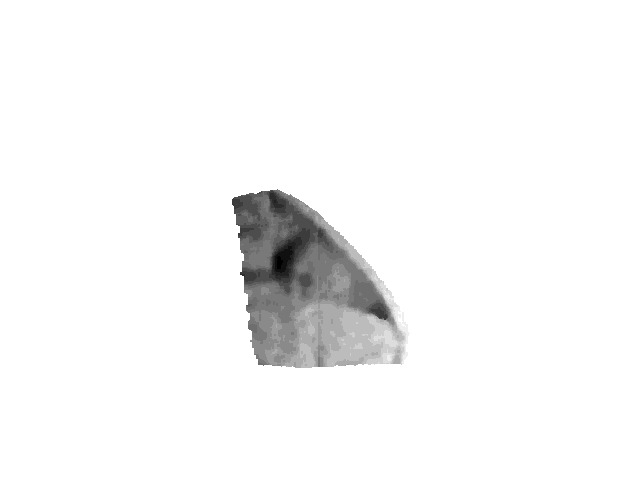
#> input picture data/20150625_2/dishcloth01_1_fold.ppm-bw.png, 640 x 480 px; its folder holds only this picture in this run
$ python testSuperpixels.py
#> lines starting #> are read from the running program, lines starting #| are printed output that depends on the picture; after the words box and inside, x2 and y2 are one past the last pixel; in counts of white or black regions, pixels touching at a corner belong together
### Superpixels.py
import numpy as np
from skimage.measure import moments
from skimage.measure import label, regionprops
import operator

__author__ = 'def', 'smorante'


# [22 lines left out: functions get_masks_slic, get_average_regions, not called in this run]

def get_average_slic(image, slic_image):
    """ Returns an image with the median value for each superpixel """
    labels = np.unique(slic_image)
    avg = np.zeros(slic_image.shape, np.uint8)

    for label in labels:
        avg_value = np.median(np.extract(slic_image == label,image))
        avg = np.where(slic_image == label, int(avg_value), avg)

    return avg

def get_highest_superpixel(image):
    """ Returns the superpixel with the lowest value (highest in the point cloud) """
    labels = np.unique(image)
    lowest_value = labels[np.unravel_index(labels.argmin(), labels.shape)]
    return np.where(image<=lowest_value, 255, 0).astype(np.uint8)

def get_highest_point_with_superpixels(image):
    labels = np.unique(image)
    lowest_value = labels[np.unravel_index(labels.argmin(), labels.shape)]
    blobs = np.where(image<=lowest_value, 255, 0).astype(np.uint8)
    label_img = label(blobs)
    regions = regionprops(label_img)
    max_index, max_value = max(enumerate([props.area for props in regions]), key=operator.itemgetter(1))
    return regions[max_index].centroid

def get_centroid(image):
    m = moments(image)
    return (m[0, 1] / m[0, 0], m[1, 0] / m[0, 0])


def line_sampling_points(p1, p2, step):
    # Order points:
    if p1[0] <= p2[0]:
        start = p1
        end = p2
        inverted = False
    else:
        start = p2
        end = p1
        inverted = True

    # Find line slope and length
    slope = np.true_divide(end[1] - start[1], end[0] - start[0])
    length = np.sqrt(np.power(end[1] - start[1], 2) + np.power(end[0] - start[0], 2))
    num_samples = int(length / step)
    print 'Slope: %f Length: %f Num samples: %f' % (slope, length, num_samples)
    # Obtain points to sample
    x = np.linspace(start[0], end[0], num_samples)
    y = (x-start[0]) * slope + start[1]

    if not inverted:
        return x, y
    else:
        return x[::-1], y[::-1]


def line_sampling(image, p1, p2, step):
    x, y = line_sampling_points(p1, p2, step)
    # print image.shape
    if len(image.shape) == 3:
        return [ image[int(j), int(i), :] for i, j in zip(x, y)]
    else:
        return [ image[int(j), int(i)] for i, j in zip(x, y)]

### testSuperpixels.py
from __future__ import print_function

import matplotlib.pyplot as plt
import numpy as np

from skimage.data import lena
from skimage.segmentation import felzenszwalb, slic, quickshift
from skimage.segmentation import mark_boundaries
from skimage.util import img_as_float
from skimage import io
from skimage.color import gray2rgb
import glob, os

from Superpixels import *

images = glob.glob(os.path.join('./data/20150625_2', '*.png'))

for name in images:
    img_src = io.imread(name)
#> img_src is the input picture: shape (480, 640); min 0, max 255, mean 246.3
    img = gray2rgb(img_src)
    img = img_as_float(img[::2, ::2])

    segments_fz = felzenszwalb(img, scale=100, sigma=0.5, min_size=50)
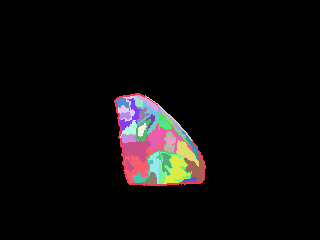
#> segments_fz: shape (240, 320) int64; 38 distinct labels, from 0 to 37; one colour per label, 0 black
    segments_slic = slic(img, n_segments=250, compactness=10, sigma=1, min_size_factor=200)
#> segments_slic: shape (240, 320) int64; every value is 1
    segments_quick = quickshift(img, kernel_size=3, max_dist=6, ratio=0.5)
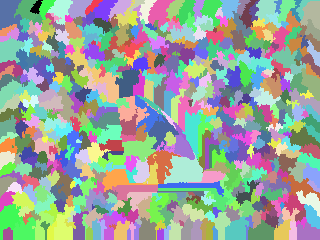
#> segments_quick: shape (240, 320) int64; 565 distinct labels, from 0 to 564; one colour per label, 0 black

    print("Felzenszwalb's number of segments: %d" % len(np.unique(segments_fz)))
#| Felzenszwalb's number of segments: 38
    print("Slic number of segments: %d" % len(np.unique(segments_slic)))
#| Slic number of segments: 1
    print("Quickshift number of segments: %d" % len(np.unique(segments_quick)))
#| Quickshift number of segments: 565


    fig, ax = plt.subplots(2, 2)
    fig.set_size_inches(8, 3, forward=True)
    fig.subplots_adjust(0.05, 0.05, 0.95, 0.95, 0.05, 0.05)

    ax[0][0].imshow(img_src[::2, ::2], cmap=plt.cm.gray)
    ax[0][0].set_title("SRC")
    ax[0][1].imshow(mark_boundaries(img, segments_slic))
    ax[0][1].set_title("SLIC")


    for b in ax:
        for a in b:
            a.set_xticks(())
            a.set_yticks(())

    avg = get_average_slic(img_src[::2, ::2], segments_slic)
#> in get_average_slic, `labels = np.unique(slic_image)`: labels = [1]
#> the loop in get_average_slic, `for label in labels:` made 1 pass
#> avg_value on pass 1: 255

    ax[1][0].imshow(avg, cmap=plt.cm.gray)
    ax[1][0].set_title("AVG")
    x, y = line_sampling_points([50, 10], [140, 98], 2)
    print([(i, j) for i,j in zip(x,y)])
    ax[1][0].plot(x, y, 'b.')

    highest_patch = get_highest_superpixel(avg)
#> in get_highest_superpixel, `labels = np.unique(image)`: labels = [255]
#> in get_highest_superpixel, `lowest_value = labels[np.unravel_index(labels.argmin(), labels.shape)]`: lowest_value = 255
    ax[1][1].imshow(highest_patch, cmap=plt.cm.gray)
    centroid = get_centroid(highest_patch)
#> in get_centroid, `m = moments(image)`: m = [[19584000, 3.12e+09, 6.65e+11, 1.59e+14], [2.34e+09, 3.73e+11, 7.95e+13, 1.91e+16], [3.74e+11, 5.96e+13, 1.27e+16, 3.04e+18], [6.71e+13, 1.07e+16, 2.28e+18, 5.46e+20]]
#> centroid = (159.5, 119.5)
    ax[1][1].plot(centroid[1], centroid[0], 'r+' )
    highest_point = get_highest_point_with_superpixels(highest_patch)
#> in get_highest_point_with_superpixels, `labels = np.unique(image)`: labels = [255]
#> in get_highest_point_with_superpixels, `lowest_value = labels[np.unravel_index(labels.argmin(), labels.shape)]`: lowest_value = 255
#> in get_highest_point_with_superpixels, `regions = regionprops(label_img)`: regions = 1 regions; box (x1, y1, x2, y2) and area: (0, 0, 320, 240) 76800
#> in get_highest_point_with_superpixels, `max_index, max_value = max(enumerate([props.area for props in regions]..`: max_index = 0; max_value = 76800
#> highest_point = (119.5, 159.5)
    ax[1][1].plot(highest_point[1], highest_point[0], 'b*')
    ax[1][1].set_title("HIGH")

    plt.figure()
    fn = line_sampling(avg, [50, 10], [140, 98], 2)
#> fn = 62 values from 255 to 255
    fn2 = line_sampling(img_src[::2, ::2], [50, 10], [140, 98], 2)
#> fn2 = 62 values, max 255 at index 0, min 94 at index 60, mean 247.5
    plt.plot(fn, 'b-', fn2, 'r-')
    plt.show()
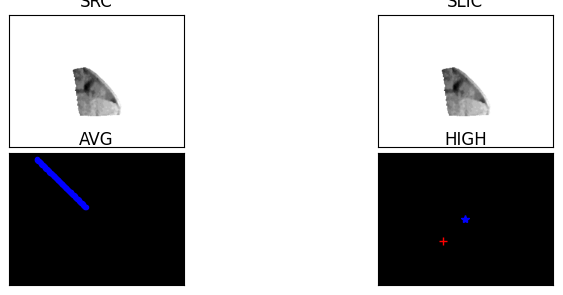
#> figure drawn by matplotlib, 4 panels
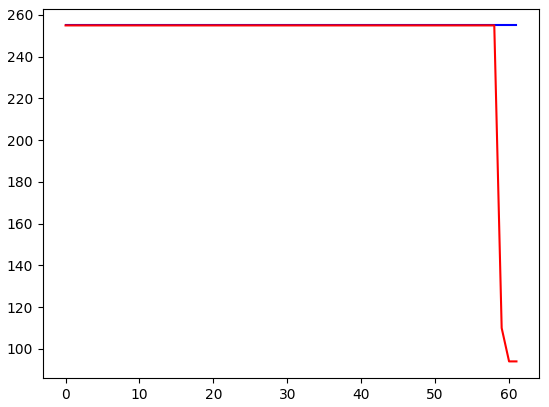
#> figure drawn by matplotlib, 1 panel; curve peaks at x = 0, y = 255

$ run again, on data/20150625_2/sweater01_1_fold.ppm-bw.png
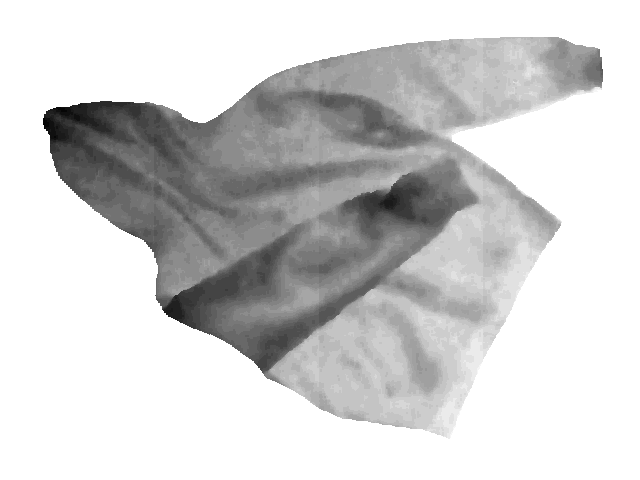
#> input picture data/20150625_2/sweater01_1_fold.ppm-bw.png, 640 x 480 px
#> img_src is the input picture: shape (480, 640); min 0, max 255, mean 208.7
#> segments_fz: shape (240, 320) int64; 201 distinct labels, from 0 to 200
#> segments_slic: shape (240, 320) int64; every value is 1
#> `segments_quick = quickshift(img, kernel_size=3, max_dist=6, ratio=0.5)`:
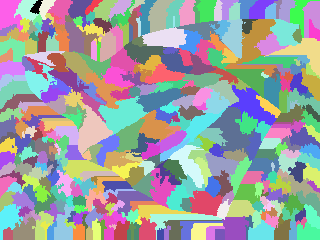
#> segments_quick: shape (240, 320) int64; 372 distinct labels, from 0 to 371; one colour per label, 0 black
#| Felzenszwalb's number of segments: 201
#| Slic number of segments: 1
#| Quickshift number of segments: 372
#> in get_average_slic, `labels = np.unique(slic_image)`: labels = [1]
#> the loop in get_average_slic, `for label in labels:` made 1 pass
#> avg_value on pass 1: 255
#> in get_highest_superpixel, `labels = np.unique(image)`: labels = [255]
#> in get_highest_superpixel, `lowest_value = labels[np.unravel_index(labels.argmin(), labels.shape)]`: lowest_value = 255
#> m = [[19584000, 3.12e+09, 6.65e+11, 1.59e+14], [2.34e+09, 3.73e+11, 7.95e+13, 1.91e+16], [3.74e+11, 5.96e+13, 1.27e+16, 3.04e+18], [6.71e+13, 1.07e+16, 2.28e+18, 5.46e+20]]
#> centroid = (159.5, 119.5)
#> in get_highest_point_with_superpixels, `labels = np.unique(image)`: labels = [255]
#> in get_highest_point_with_superpixels, `lowest_value = labels[np.unravel_index(labels.argmin(), labels.shape)]`: lowest_value = 255
#> regions = 1 regions; box (x1, y1, x2, y2) and area: (0, 0, 320, 240) 76800
#> max_index = 0; max_value = 76800
#> highest_point = (119.5, 159.5)
#> fn = 62 values from 255 to 255
#> fn2 = 62 values, max 255 at index 0, min 104 at index 37, mean 200.5
#> `plt.show()`:
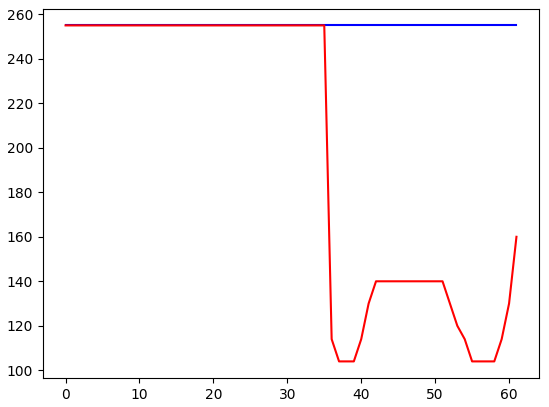
#> figure drawn by matplotlib, 1 panel; curve peaks at x = 0, y = 255

$ run again, on data/20150625_2/sweater01_2_fold.ppm-bw.png
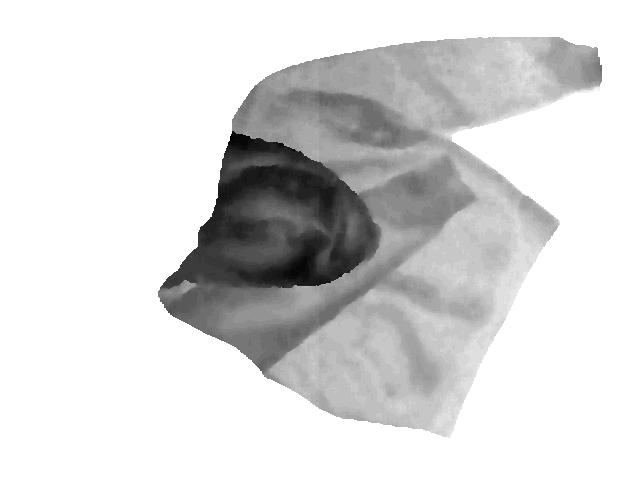
#> input picture data/20150625_2/sweater01_2_fold.ppm-bw.png, 640 x 480 px
#> img_src is the input picture: shape (480, 640); min 0, max 255, mean 216.8
#> segments_fz: shape (240, 320) int64; 173 distinct labels, from 0 to 172
#> segments_slic: shape (240, 320) int64; every value is 1
#> `segments_quick = quickshift(img, kernel_size=3, max_dist=6, ratio=0.5)`:
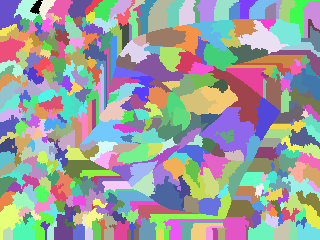
#> segments_quick: shape (240, 320) int64; 413 distinct labels, from 0 to 412; one colour per label, 0 black
#| Felzenszwalb's number of segments: 173
#| Slic number of segments: 1
#| Quickshift number of segments: 413
#> in get_average_slic, `labels = np.unique(slic_image)`: labels = [1]
#> the loop in get_average_slic, `for label in labels:` made 1 pass
#> avg_value on pass 1: 255
#> in get_highest_superpixel, `labels = np.unique(image)`: labels = [255]
#> in get_highest_superpixel, `lowest_value = labels[np.unravel_index(labels.argmin(), labels.shape)]`: lowest_value = 255
#> m = [[19584000, 3.12e+09, 6.65e+11, 1.59e+14], [2.34e+09, 3.73e+11, 7.95e+13, 1.91e+16], [3.74e+11, 5.96e+13, 1.27e+16, 3.04e+18], [6.71e+13, 1.07e+16, 2.28e+18, 5.46e+20]]
#> centroid = (159.5, 119.5)
#> in get_highest_point_with_superpixels, `labels = np.unique(image)`: labels = [255]
#> in get_highest_point_with_superpixels, `lowest_value = labels[np.unravel_index(labels.argmin(), labels.shape)]`: lowest_value = 255
#> regions = 1 regions; box (x1, y1, x2, y2) and area: (0, 0, 320, 240) 76800
#> max_index = 0; max_value = 76800
#> highest_point = (119.5, 159.5)
#> fn = 62 values from 255 to 255
#> fn2 = 62 values, max 255 at index 0, min 21 at index 54, mean 193.4
#> `plt.show()`:
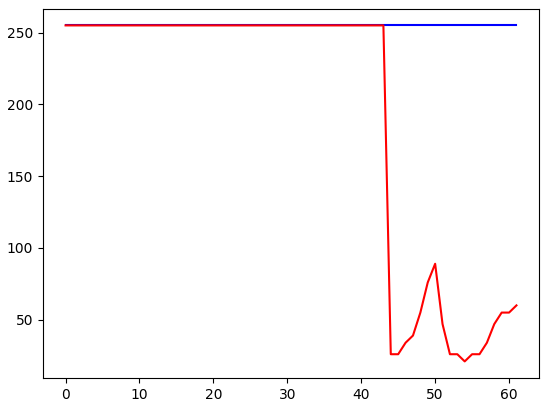
#> figure drawn by matplotlib, 1 panel; curve peaks at x = 0, y = 255

$ run again, on data/20150625_2/polo01_1_fold.ppm-bw.png
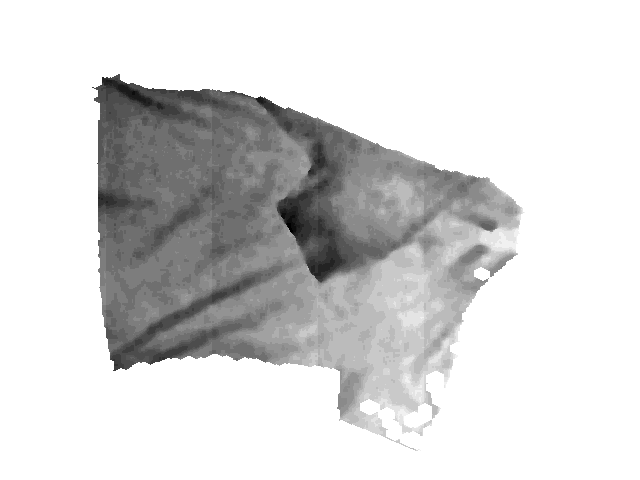
#> input picture data/20150625_2/polo01_1_fold.ppm-bw.png, 640 x 480 px
#> img_src is the input picture: shape (480, 640); min 0, max 255, mean 215.5
#> segments_fz: shape (240, 320) int64; 149 distinct labels, from 0 to 148
#> segments_slic: shape (240, 320) int64; every value is 1
#> `segments_quick = quickshift(img, kernel_size=3, max_dist=6, ratio=0.5)`:
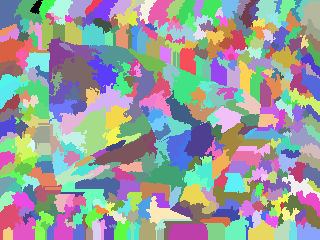
#> segments_quick: shape (240, 320) int64; 419 distinct labels, from 0 to 418; one colour per label, 0 black
#| Felzenszwalb's number of segments: 149
#| Slic number of segments: 1
#| Quickshift number of segments: 419
#> in get_average_slic, `labels = np.unique(slic_image)`: labels = [1]
#> the loop in get_average_slic, `for label in labels:` made 1 pass
#> avg_value on pass 1: 255
#> in get_highest_superpixel, `labels = np.unique(image)`: labels = [255]
#> in get_highest_superpixel, `lowest_value = labels[np.unravel_index(labels.argmin(), labels.shape)]`: lowest_value = 255
#> m = [[19584000, 3.12e+09, 6.65e+11, 1.59e+14], [2.34e+09, 3.73e+11, 7.95e+13, 1.91e+16], [3.74e+11, 5.96e+13, 1.27e+16, 3.04e+18], [6.71e+13, 1.07e+16, 2.28e+18, 5.46e+20]]
#> centroid = (159.5, 119.5)
#> in get_highest_point_with_superpixels, `labels = np.unique(image)`: labels = [255]
#> in get_highest_point_with_superpixels, `lowest_value = labels[np.unravel_index(labels.argmin(), labels.shape)]`: lowest_value = 255
#> regions = 1 regions; box (x1, y1, x2, y2) and area: (0, 0, 320, 240) 76800
#> max_index = 0; max_value = 76800
#> highest_point = (119.5, 159.5)
#> fn = 62 values from 255 to 255
#> fn2 = 62 values, max 255 at index 0, min 62 at index 25, mean 167.2
#> `plt.show()`:
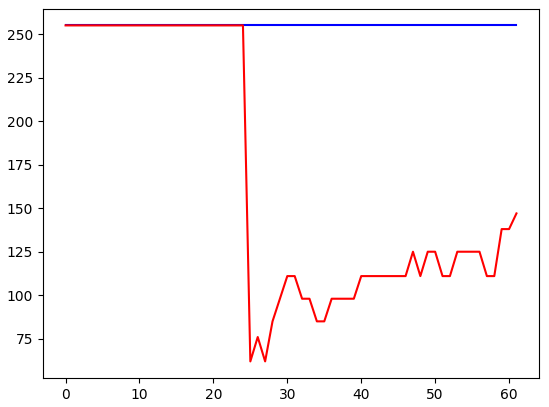
#> figure drawn by matplotlib, 1 panel; curve peaks at x = 0, y = 255
